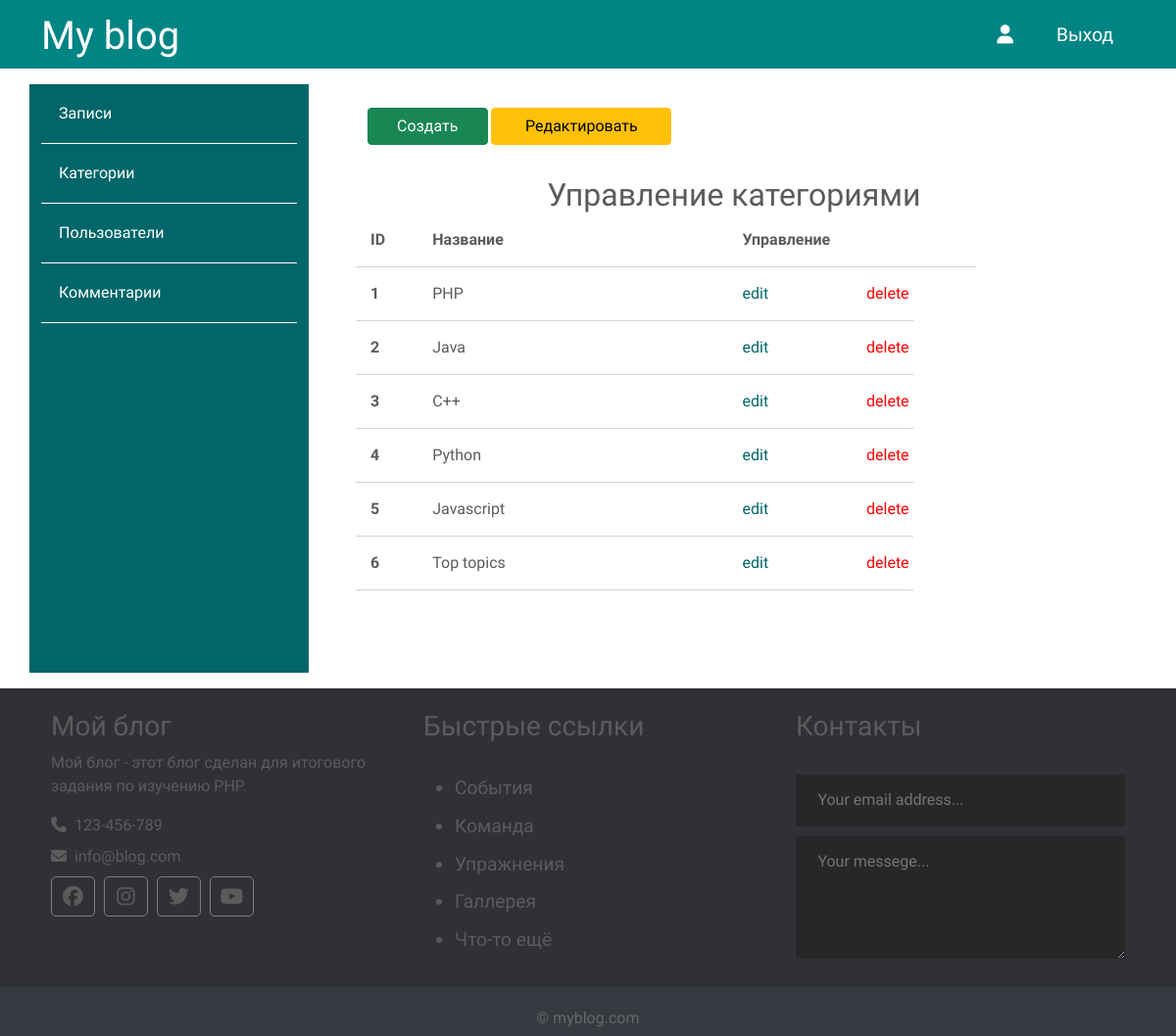
The app's page /admin/topics/index.php with its own data.
### tables this page shows
CREATE TABLE `topics` (
  `id` int(12) NOT NULL,
  `name` varchar(120) NOT NULL,
  `description` text NOT NULL
);

### app/database/db.php (called while the page is built, shortened)
<?php
require('connect.php');
function dbCheckError($query){
    $errinfo = $query->errorinfo();
    return true;
}
function selectall($table, $params = []){
    global $pdo;
    $sql = "SELECT * FROM $table";
    $query =  $pdo->prepare($sql);
    $query->execute();
    return $query->fetchAll();
}

### app/controllers/topics.php (called while the page is built, shortened)
<?php
include SITE_ROOT . "/app/database/db.php";
$topics = selectall('topics');

### admin/topics/index.php (the view, shortened to what this page needs)
<?php session_start();
    include "../../app/controllers/topics.php";
?>
<!doctype html>
<html lang="en">
  <head>
    <link href="https://cdn.jsdelivr.net/npm/bootstrap@5.0.2/dist/css/bootstrap.min.css" rel="stylesheet">
    <link rel="stylesheet" href="/css/awesome/css/all.css" />
    <link rel="stylesheet" href = "../../assets/css/admin.css">
  </head>
  <body>
  <?php include("../../app/include/header-admin.php"); ?>
  <div class="container">
  <?php include ("../../app/include/sidebar-admin.php"); ?>
      <div class="posts col-9">
        <div class="button-row">
          <a href="<?php echo BASE_URL . "admin/topics/create.php";?>" class="col-2 btn btn-success">Создать</a>
          <a href="<?php echo BASE_URL . "admin/topics/index.php";?>" class="col-3 btn btn-warning">Редактировать</a>
        </div>
        <div class="row title-table">
          <h2>Управление категориями</h2>
          <div class="col-1">ID</div>
          <div class="col-5">Название</div>
          <div class="col-4">Управление</div>
        </div>
        <?php foreach($topics as $key => $topic): ?>
        <div class="row post">
          <div class="id col-1"><?=$key + 1; ?></div>
          <div class="title col-5"><?=$topic['name']; ?></div>
          <div class="red col-2"><a href="edit.php?id=<?=$topic['id']; ?>">edit</a></div>
          <div class="dell col-1"><a href="edit.php?del_id=<?=$topic['id']; ?>">delete</a></div>
        </div>
        <?php endforeach; ?>
      </div>
    </div>
  </div>
    <?php include("../../app/include/footer.php"); ?>
  </body>
</html>

### assets/css/admin.css (style rules this page uses)
* { font-family: 'Comfortaa', cursive; color:#5c5b5b; }
html, h1, h2, h3, h4, h5, h6 { color:#5c5b5b; }
body { color: #f6f6f6; }
a { text-decoration: none; color: inherit; }
.posts { height: 100%; padding: 40px 60px 100px; overflow-y: scroll; }
.posts h2 { text-align: center; margin: 2rem 0 0 0.4rem; }
.posts .title-table div { padding: 15px; text-align: left; border-bottom: 1px solid #d3d3d3; font-weight: 700; }
.posts .post div { padding: 15px; text-align: left; border-bottom: 1px solid #d3d3d3; }
.posts .post .red { color: #006669; }
.posts .post .dell { color: red; }
.posts .post .id { font-weight: bold; }

### records on screen
topics: name "PHP"
topics: name "Java"
topics: name "C++"
topics: name "Python"
topics: name "Javascript"
topics: name "Top topics"
